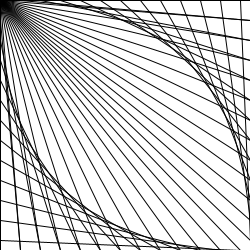
Frame 1 (no input)
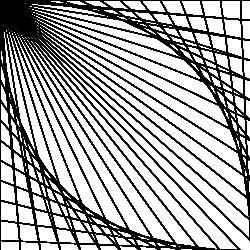
Frame 60 (the mouse pressed at the canvas centre just before this capture)
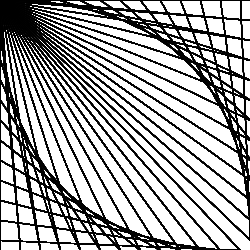
Frame 120 (the mouse held since frame 60 and released just before this capture)

The Processing sketch that drew these frames (run headless with seeded random() and noise(); from frame 60 on, the mouse is pressed at the canvas centre):

// Processing sketch: processing_53196
// ── processing_53196.pde

//set the size of screen,colour of backgroun, and smoothness of lines
void setup(){
size(250,250);
background(255);
smooth();
}
//Set the strok of lines.
void draw(){
stroke(0);
//sinc line has two points, the first point will start at (0,0) and as long i is less than 250, i will add up 20 every time.
for(int i=0; i<250; i+=20){
// horizontal lines and verticle lines on the right side.
line(i,0,250,i);
// horizontal lines and verticle lines on the left side.
line(i,250,0,i);
// lines  move 20 to the left side every time.
line(i,250,0,0);
// lines start at (0,0) and move 20 to the right side every time.
line(0,0,250,i);
}
}
                
                
